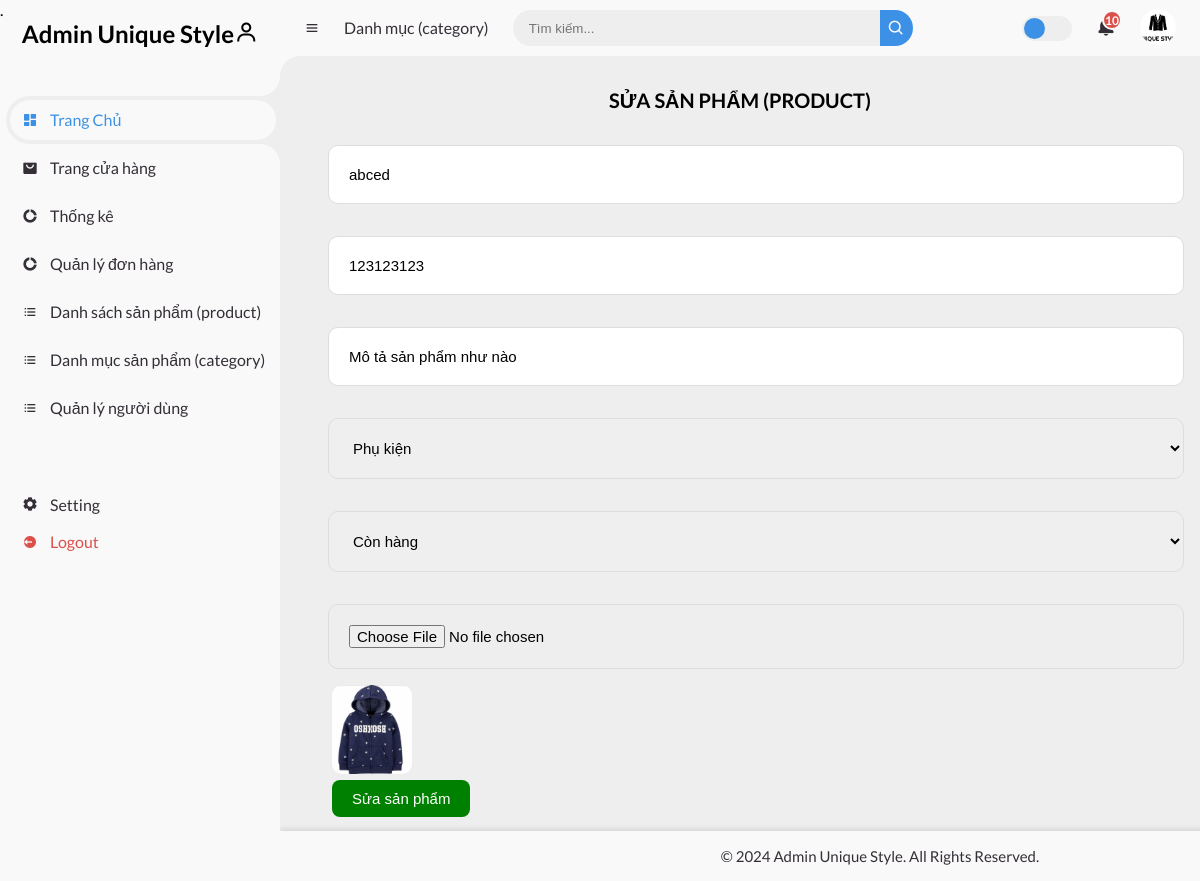
The app's page /admin-page/index.php?act=edit-product&id=11 (signed in), older data.
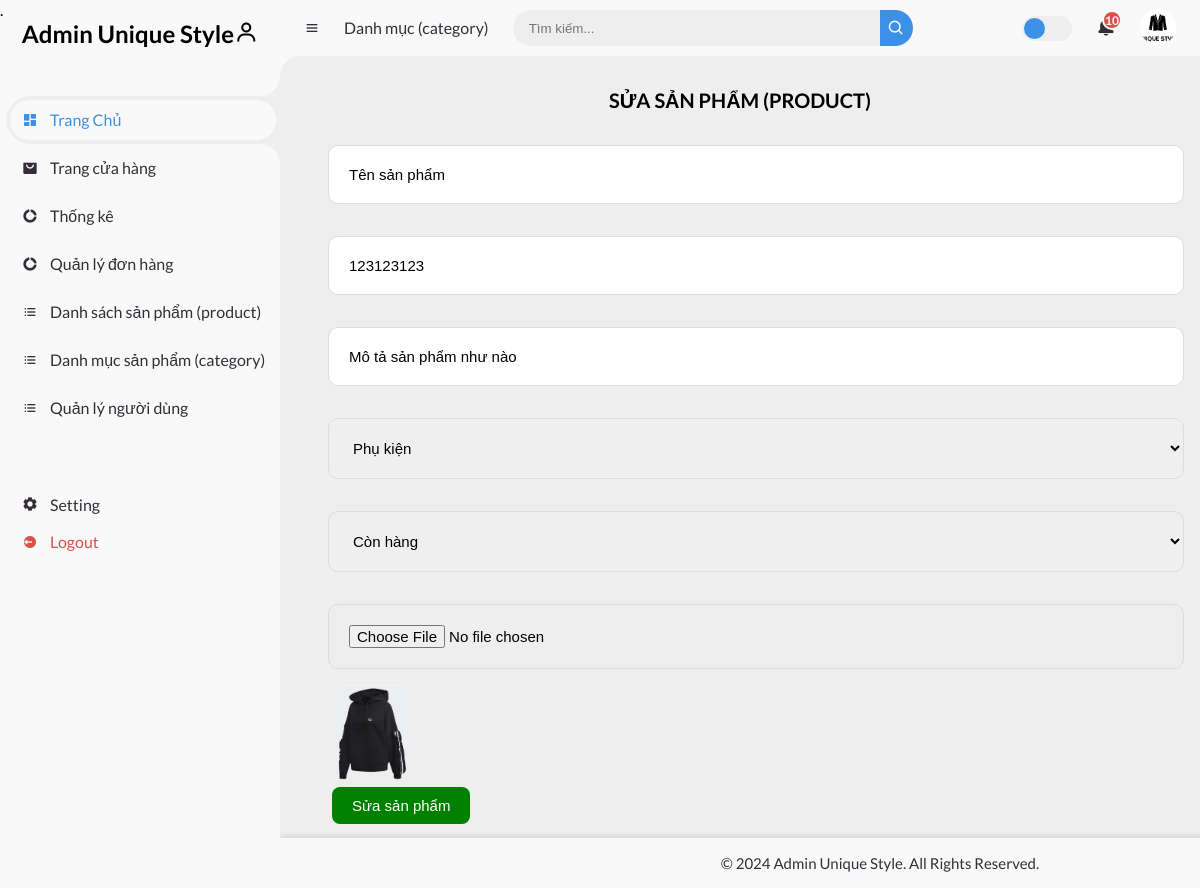
The same page, newer data.
### tables this page shows
CREATE TABLE `products` (
  `id` int NOT NULL,
  `ProductName` varchar(100) NOT NULL,
  `Description` text NOT NULL,
  `Price` int NOT NULL,
  `CategoryID` int NOT NULL,
  `status` int NOT NULL,
  `image` text NOT NULL
);

CREATE TABLE `categories` (
  `CategoryID` int NOT NULL,
  `categoryName` varchar(100) NOT NULL
);

CREATE TABLE `status` (
  `statusID` int NOT NULL,
  `statusName` varchar(100) NOT NULL
);

### controllers/product/ProductController.php (called while the page is built, shortened)
<?php
class ProductController
{
    public $modelProduct;
    public function __construct()
    {
        $this->modelProduct = new Product();
    }
    public function edit()
    {
        $id = $_GET['id'];
        $productDetail = $this->modelProduct->getDetail($id);
        $statusList  = $this->modelProduct->getStatusList();
        $statusCategory  = $this->modelProduct->getCategoryList();
        require_once '../admin-page/views/header.php';
        require_once '../admin-page/views/product/productedit.php';
        require_once '../admin-page/views/footer.php';
    }
}

### admin-page/index.php (called while the page is built, shortened)
<?php
require_once '../common/function.php';
$router = new Router();
require_once '../controllers/product/ProductController.php';
require_once '../models/product/product.php';
$act = $_GET['act'] ?? '/';
$router->add('/', 'AdminController', 'index');
require_once '../routes/product/product.php';
$router->dispatch($act);

### common/function.php (called while the page is built)
<?php
function connectDB()
{
    $host   = DB_HOST;
    $dbname = DB_NAME;
    try {
        $conn = new PDO(
            "mysql:host=$host; dbname=$dbname",
            DB_USERNAME,
            DB_PASSWORD
        );
        $conn->setAttribute(PDO::ATTR_ERRMODE, PDO::ERRMODE_EXCEPTION);
        $conn->setAttribute(PDO::ATTR_DEFAULT_FETCH_MODE, PDO::FETCH_ASSOC);
        return $conn;
    } catch (\PDOException $e) {
        echo 'lỗi kết nối cơ sở dữ liệu' . $e->getMessage();
    }
}
?>

### models/product/product.php (called while the page is built, shortened)
<?php
class Product
{
    public $conn;
    public function __construct()
    {
        $this->conn = connectDB();
    }
    public function getDetail($id)
    {
        try {
            $sql = "SELECT u.*, r.statusName,
                    c.CategoryName
            FROM products u
            LEFT JOIN status r ON u.status = r.statusID
            LEFT JOIN categories c ON u.CategoryID = c.CategoryID
            WHERE u.id = :id";
            $stmt = $this->conn->prepare($sql);
            $stmt->bindParam(':id', $id, PDO::PARAM_INT);
            $stmt->execute();
            return $stmt->fetch();
        } catch (PDOException $e) {
            echo 'Lỗi: ' . $e->getMessage();
            return false;
        }
    }
    public function getStatusList()
    {
        try {
            $sql = "SELECT * FROM status";
            $stmt = $this->conn->prepare($sql);
            $stmt->execute();
            return $stmt->fetchAll(PDO::FETCH_ASSOC);
        } catch (PDOException $e) {
            echo 'Lỗi: ' . $e->getMessage();
            return false;
        }
    }
    public function getCategoryList()
    {
        try {
            $sql = "SELECT * FROM categories";
            $stmt = $this->conn->prepare($sql);
            $stmt->execute();
            return $stmt->fetchAll(PDO::FETCH_ASSOC);
        } catch (PDOException $e) {
            echo 'Lỗi: ' . $e->getMessage();
            return false;
        }
    }
}

### admin-page/views/product/productedit.php (the view, shortened to what this page needs)
<div class="admin-product-form-container">
    <form action="?act=update-product" method="post" enctype="multipart/form-data">
        <h3>Sửa sản phẩm (product)</h3>
        <input type="text" placeholder="Nhập tên của sản phẩm....." name="ProductName" value="<?= $productDetail['ProductName'] ?>" class="box" />
        <input type="number" placeholder="Nhập giá thành sản phẩm....." name="Price" value="<?= $productDetail['Price'] ?>" class="box" />
        <input type="text" placeholder="Mô tả chi tiết về sản phẩm....." name="Description" value="<?= $productDetail['Description'] ?>" class="box" />
        <select name="CategoryID" class="box">
            <?php foreach ($statusCategory as $category): ?>
                <option value="<?= $category['CategoryID'] ?>" <?= $productDetail['CategoryID'] == $category['CategoryID'] ? 'selected' : '' ?>>
                    <?= $category['categoryName'] ?>
                </option>
            <?php endforeach; ?>
        </select>
        <select name="status" class="box">
            <?php foreach ($statusList as $status): ?>
                <option value="<?= $status['statusID'] ?>" <?= $productDetail['status'] == $status['statusID'] ? 'selected' : '' ?>>
                    <?= $status['statusName'] ?>
                </option>
            <?php endforeach; ?>
        </select>
        <input type="file" name="image" class="box" /><br>
        <td>
            <img src="<?= $productDetail['image']; ?>" alt="Hình ảnh" width="80px" style="margin-left:20px;border-radius: 10px;">
        </td><br>
        <button type="submit" class="edit" style="margin-left:20px">Sửa sản phẩm</button>
    </form>
</div>

Row changes from the older to the newer data that the page shows:
changed products "Mô tả sản phẩm như nào": ProductName "abced" → "Tên sản phẩm"; image: a different picture
